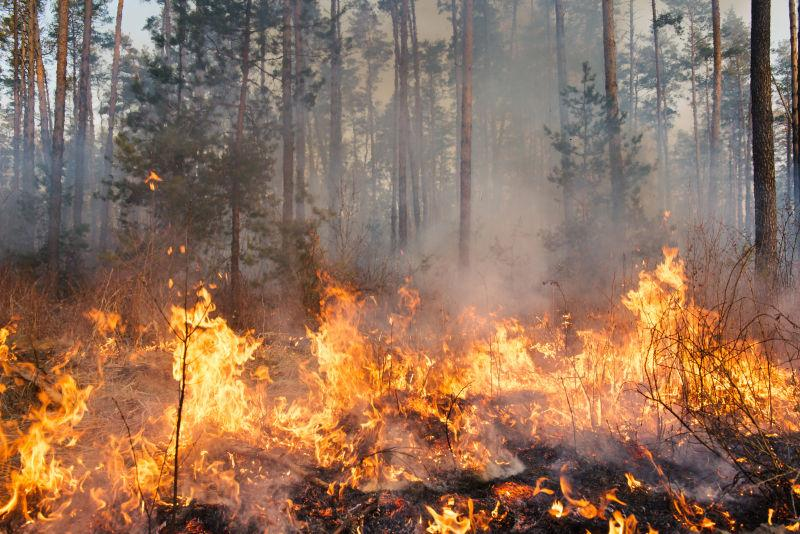
#> input picture 1806101059饶龙江/img processing/imgs/fire/T0t0.jpg, 800 x 534 px
$ python test01.py   (older library calls are emulated)
#> lines starting #> are read from the running program, lines starting #| are printed output that depends on the picture; after the words box and inside, x2 and y2 are one past the last pixel; in counts of white or black regions, pixels touching at a corner belong together
#> further down, orgimg is the input picture: shape (534, 800, 3); mean B, G, R 90.6, 113, 145.5
import cv2
import numpy as np
import math

""" 输入图像归一化 """


def stretch(img):
    max = float(img.max())
    min = float(img.min())

    for i in range(img.shape[0]):
        for j in range(img.shape[1]):
            img[i, j] = (255 / (max - min)) * img[i, j] - (255 * min) / (max - min)

    return img


def dobinaryzation(img):
    max = float(img.max())
    min = float(img.min())

    x = max - ((max - min) / 2)
    ret, thresholdimg = cv2.threshold(img, x, 255, cv2.THRESH_BINARY)

    return thresholdimg


def find_retangle(contour):
    y, x = [], []

    for p in contour:
        y.append(p[0][0])
        x.append(p[0][1])

    return [min(y), min(x), max(y), max(x)]


def locate_license(img, orgimg):
    img, contours, hierachy = cv2.findContours(img, cv2.RETR_EXTERNAL, cv2.CHAIN_APPROX_NONE)

    # 找到最大的三个区域
    blocks = []
    for c in contours:
        print(c)
        # 找出轮廓的左上和右下点，计算出其面积和长宽比
        r = find_retangle(c)
        a = (r[2] - r[0]) * (r[3] - r[1])
        s = (r[2] - r[0]) / (r[3] - r[1])

        blocks.append([r, a, s])

    # 选出面积最大的3个区域
    blocks = sorted(blocks, key=lambda b: b[2])[-3:]

    # 使用颜色识别判断出最像车牌的区域
    maxweight, maxinedx = 0, -1

    for i in range(len(blocks)):
        b = orgimg[blocks[i][0][1]:blocks[i][0][3], blocks[i][0][0]:blocks[i][0][2]]
        # RGB 转HSV
        hsv = cv2.cvtColor(b, cv2.COLOR_BGR2HSV)

        # 蓝色车牌范围
        lower = np.array([100, 50, 50])
        upper = np.array([140, 255, 255])

        # 根据阈值构建掩膜
        mask = cv2.inRange(hsv, lower, upper)

        # 统计权值
        w1 = 0
        for m in mask:
            w1 += m / 255

        w2 = 0
        for w in w1:
            w2 += w

        # 选出最大权值的区域
        if w2 > maxweight:
            maxindex = i
            maxweight = w2

    return blocks[maxindex][0]
    print(contours)


def find_license(img):
    '''预处理'''
    # 压缩图像
    a = 400 * img.shape[0] / img.shape[1]
#> a = 267
    a = int(a)
    img = cv2.resize(img, (400, a))
    cv2.imshow('img',img)
    cv2.waitKey()

    # RGB转灰色
    grayimg = cv2.cvtColor(img, cv2.COLOR_BGR2GRAY)
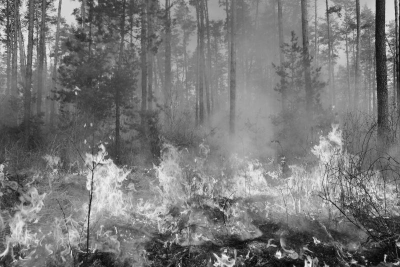
#> grayimg: shape (267, 400); min 5, max 244, mean 120.3
    cv2.imshow('grayimg', grayimg)
    cv2.waitKey()

    # 灰度拉伸
    stretchedimg = stretch(grayimg)
#> in stretch, `max = float(img.max())`: max = 244
#> in stretch, `min = float(img.min())`: min = 5
    cv2.imshow('stretchedimg', stretchedimg)
    cv2.waitKey()

    # 进行开运算，用来去除噪声
    r = 16
    h = w = r * 2 + 1
    kernel = np.zeros((h, w), dtype=np.uint8)
    cv2.circle(kernel, (r, r), r, 1, -1)
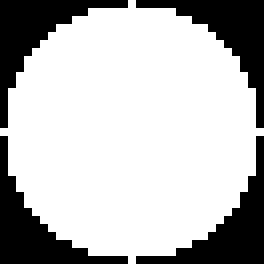
#> kernel: shape (33, 33) (shown 8 times larger); values 0 (black) and 1 (white), 73.2% white; 4 black regions, box (x1, y1, x2, y2) and area: (0, 0, 16, 16) 73, (17, 0, 33, 16) 73, (0, 17, 16, 33) 73, (17, 17, 33, 33) 73
    openingimg = cv2.morphologyEx(stretchedimg, cv2.MORPH_OPEN, kernel)
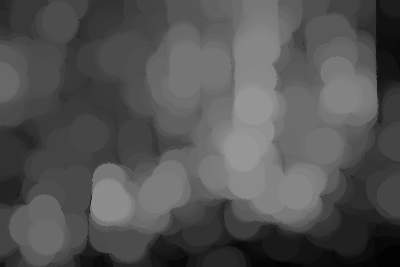
#> openingimg: shape (267, 400); min 0, max 150, mean 82.7
    cv2.imshow('openingimg', openingimg)
    cv2.waitKey()

    strtimg = cv2.absdiff(stretchedimg, openingimg)
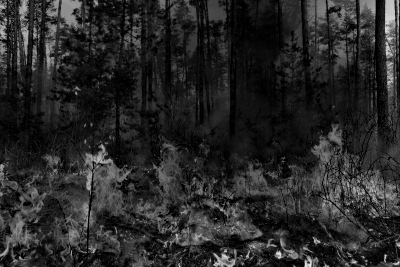
#> strtimg: shape (267, 400); min 0, max 240, mean 39.8
    cv2.imshow('strtimg', strtimg)
    cv2.waitKey()

    # 图像二值化
    binaryimg = dobinaryzation(strtimg)
#> in dobinaryzation, `max = float(img.max())`: max = 240
#> in dobinaryzation, `min = float(img.min())`: min = 0
#> in dobinaryzation, `x = max - ((max - min) / 2)`: x = 120
#> in dobinaryzation, `ret, thresholdimg = cv2.threshold(img, x, 255, cv2.THRESH_BINARY)`:
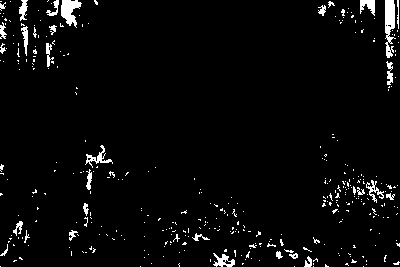
#> thresholdimg: shape (267, 400); 3.6% white; 366 white regions (335 under 20 px), largest, box (x1, y1, x2, y2) and area: (385, 0, 396, 58) 424, (61, 0, 82, 28) 332, (85, 145, 113, 168) 167

    cv2.imshow('binaryimg', binaryimg)
    cv2.waitKey()

    # Canny算子进行边缘检测
    cannyimg = cv2.Canny(binaryimg, binaryimg.shape[0], binaryimg.shape[1])
#> cannyimg: shape (267, 400); 3.3% white in thin lines or dots
    cv2.imshow('cannyimg', cannyimg)
    cv2.waitKey()

    '''消除小区域，连通大区域'''
    # 进行闭运算
    kernel = np.ones((5, 19), np.uint8)
    closingimg = cv2.morphologyEx(cannyimg, cv2.MORPH_CLOSE, kernel)
#> closingimg: shape (267, 400); 14.2% white; 42 white regions (20 under 20 px), largest, box (x1, y1, x2, y2) and area: (0, 0, 98, 71) 3925, (317, 0, 400, 91) 2394, (322, 168, 400, 219) 2342
    cv2.imshow('closingimg', closingimg)
    cv2.waitKey()

    # 进行开运算
    openingimg = cv2.morphologyEx(closingimg, cv2.MORPH_OPEN, kernel)
#> openingimg: shape (267, 400); 10.6% white; 14 white regions, largest, box (x1, y1, x2, y2) and area: (0, 0, 84, 70) 3010, (323, 173, 400, 207) 1992, (318, 0, 400, 57) 1913
    cv2.imshow('openingimg', openingimg)
    cv2.waitKey()

    # 再次进行开运算
    kernel = np.ones((11, 5), np.uint8)
    openingimg = cv2.morphologyEx(openingimg, cv2.MORPH_OPEN, kernel)
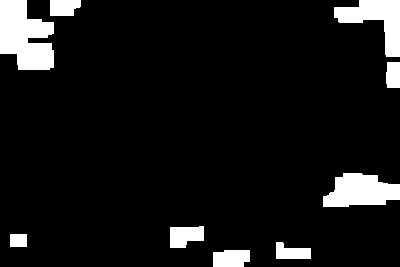
#> openingimg: shape (267, 400); 8.5% white; 9 white regions
    print(openingimg.shape)
#| (267, 400)
    cv2.imshow('openingimg', openingimg)
    cv2.waitKey()

    # 消除小区域，定位车牌位置
    rect = locate_license(openingimg, img)
#> in locate_license, `img, contours, hierachy = cv2.findContours(img, cv2.RETR_EXTERNAL, cv2..`: contours = 9 contours; largest, box (x1, y1, x2, y2) and area: (0, 0, 54, 70) 2638, (323, 173, 400, 207) 1804, (334, 0, 400, 57) 1654, (170, 226, 204, 248) 544, (213, 250, 250, 267) 525
#> the loop in locate_license, `for c in contours:` made 9 passes
#> (r, a, s) on passes 1 to 9: ([213, 250, 249, 266], 576, 2.25), ([276, 242, 310, 258], 544, 2.12), ([10, 234, 26, 246], 192, 1.33), ([170, 226, 203, 247], 693, 1.57), ([323, 173, 399, 206], 2508, 2.3), ([386, 62, 399, 87], 325, 0.52), ([334, 0, 399, 56], 3640, 1.16), ([50, 0, 80, 15], 450, 2), ([0, 0, 53, 69], 3657, 0.768)
#> (printed output is left out)
#> after the loop in locate_license, `for c in contours:`: blocks = 9 items
#> in locate_license, `blocks = sorted(blocks, key=lambda b: b[2])[-3:]`: blocks = [[[276, 242, 310, 258], 544, 2.12], [[213, 250, 249, 266], 576, 2.25], [[323, 173, 399, 206], 2508, 2.3]]
#> the loop in locate_license, `for i in range(len(blocks)):` made 3 passes
#> pass 3, in locate_license, `b = orgimg[blocks[i][0][1]:blocks[i][0][3], blocks[i][0][0]:blocks[i][..`:
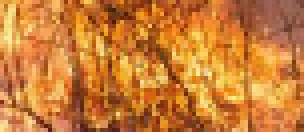
#> b: shape (33, 76, 3) (shown 4 times larger); mean of channels 0, 1, 2 54.1, 125, 202; drawn as B, G, R
#> after the loop in locate_license, `for i in range(len(blocks)):`: maxweight = 0
    return rect, img


if __name__ == '__main__':
    orgimg = cv2.imread('imgs/fire/T0t0.jpg')
#> (the run stopped early here; a loop or call above may not have finished)
